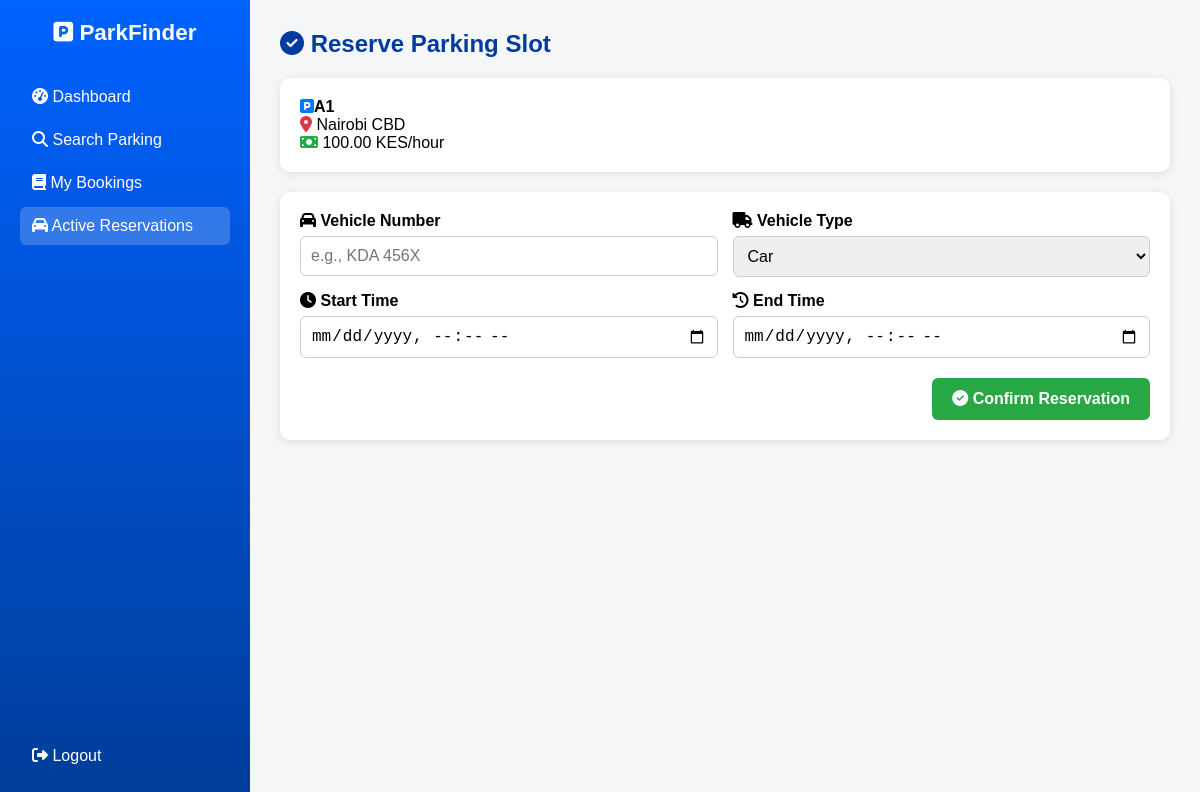
Screenshot of /public/reserve.php?slot_id=4 (signed in) with the database file from the repository.
### tables this page shows
CREATE TABLE `parking_slots` (
  `id` int(11) NOT NULL,
  `slot_name` varchar(100) NOT NULL,
  `location` varchar(100) DEFAULT NULL,
  `branch_id` int(11) NOT NULL,
  `slot_code` varchar(50) NOT NULL,
  `type` enum('motorcycle','car','van','truck') DEFAULT 'car',
  `hourly_rate` decimal(10,2) NOT NULL DEFAULT 0.00,
  `status` enum('vacant','occupied','reserved','out_of_service') DEFAULT 'vacant',
  `created_at` timestamp NOT NULL DEFAULT current_timestamp()
);

### public/reserve.php (the view, shortened to what this page needs)
<?php
require_once __DIR__ . '/../src/db.php';
$slot_id = isset($_GET['slot_id']) ? intval($_GET['slot_id']) : 0;
$slot = null;
if ($slot_id > 0) {
  $stmt = $pdo->prepare("SELECT * FROM parking_slots WHERE id = ?");
  $stmt->execute([$slot_id]);
  $slot = $stmt->fetch();
}
?>
<!DOCTYPE html>
<html lang="en">
<head>
  <link href="https://cdnjs.cloudflare.com/ajax/libs/font-awesome/6.5.0/css/all.min.css" rel="stylesheet">
</head>
<body>
  <div class="sidebar">
    <div>
      <h2><i class="fa-solid fa-square-parking"></i> ParkFinder</h2>
      <a href="driver_dashboard.php"><i class="fa-solid fa-gauge-high me-2"></i> Dashboard</a>
      <a href="search.php"><i class="fa-solid fa-magnifying-glass me-2"></i> Search Parking</a>
      <a href="my_bookings.php"><i class="fa-solid fa-book me-2"></i> My Bookings</a>
      <a href="reserve.php" class="active"><i class="fa-solid fa-car me-2"></i> Active Reservations</a>
    </div>
    <a href="../src/logout.php"><i class="fa-solid fa-right-from-bracket me-2"></i> Logout</a>
  </div>
  <div class="main">
    <h3><i class="fa-solid fa-circle-check me-2"></i> Reserve Parking Slot</h3>
    <?php if ($slot): ?>
      <div class="card">
        <h4><i class="fa-solid fa-square-parking text-primary me-2"></i><?= htmlspecialchars($slot['slot_name']) ?></h4>
        <p><i class="fa-solid fa-location-dot text-danger me-1"></i> <?= htmlspecialchars($slot['location']) ?></p>
        <p><i class="fa-solid fa-money-bill text-success me-1"></i> <?= htmlspecialchars($slot['hourly_rate']) ?> KES/hour</p>
      </div>
      <form method="POST" class="card">
        <div style="display: flex; flex-wrap: wrap; gap: 15px;">
          <div style="flex: 1 1 45%;">
            <label><i class="fa-solid fa-car me-1"></i> Vehicle Number</label>
            <input type="text" name="vehicle_no" required placeholder="e.g., KDA 456X">
          </div>
          <div style="flex: 1 1 45%;">
            <label><i class="fa-solid fa-truck me-1"></i> Vehicle Type</label>
            <select name="vehicle_type" required>
              <option value="car">Car</option>
            </select>
          </div>
          <div style="flex: 1 1 45%;">
            <label><i class="fa-solid fa-clock me-1"></i> Start Time</label>
            <input type="datetime-local" name="start_time" required>
          </div>
          <div style="flex: 1 1 45%;">
            <label><i class="fa-solid fa-clock-rotate-left me-1"></i> End Time</label>
            <input type="datetime-local" name="end_time" required>
          </div>
        </div>
        <div style="text-align: right; margin-top: 20px;">
          <button type="submit"><i class="fa-solid fa-check-circle me-1"></i> Confirm Reservation</button>
        </div>
      </form>
    <?php else: ?>
      <div class="alert alert-warning">Invalid slot selected. Please go back to <a href="search.php">search</a>.</div>
    <?php endif; ?>
  </div>
</body>
</html>

### public/reserve.php (style rules this page uses)
* { box-sizing: border-box; margin: 0; padding: 0; }
body { font-family: 'Poppins', sans-serif; background-color: #f4f6f8; min-height: 100vh; display: flex; }
.sidebar { width: 250px; background: linear-gradient(180deg, #0062ff, #003d99); color: #fff; padding: 20px; flex-shrink: 0; display: flex; flex-direction: column; justify-content: space-between; }
.sidebar h2 { font-size: 1.4rem; text-align: center; margin-bottom: 2rem; }
.sidebar a { color: #fff; text-decoration: none; display: block; padding: 10px 12px; border-radius: 6px; margin-bottom: 5px; transition: background 0.3s; }
.sidebar a:hover, .sidebar a.active { background-color: rgba(255, 255, 255, 0.2); }
.main { flex-grow: 1; padding: 30px; }
h3 { color: #003c9e; margin-bottom: 20px; font-size: 1.5rem; }
.card { background: #fff; border-radius: 10px; padding: 20px; box-shadow: 0 2px 8px rgba(0, 0, 0, 0.1); margin-bottom: 20px; }
label { font-weight: 600; display: block; margin-bottom: 6px; }
input, select { width: 100%; padding: 10px; border: 1px solid #ccc; border-radius: 6px; font-size: 1rem; }
button { background-color: #28a745; color: white; border: none; padding: 12px 20px; border-radius: 6px; font-size: 1rem; font-weight: 600; cursor: pointer; transition: 0.3s; }
.text-primary { color: #007bff; }
.text-danger { color: #dc3545; }
.text-success { color: #28a745; }

### rows the page displays
parking_slots: slot_name "A1", location "Nairobi CBD", hourly_rate "100.00"
